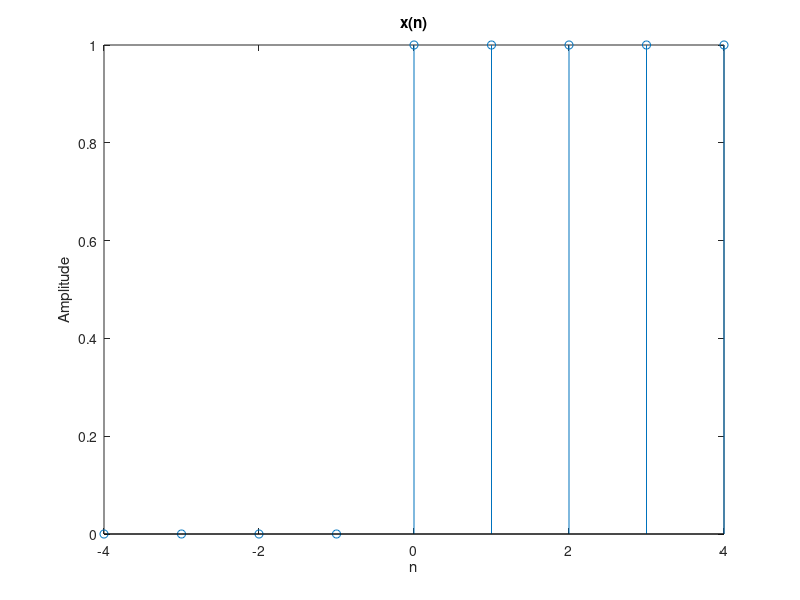
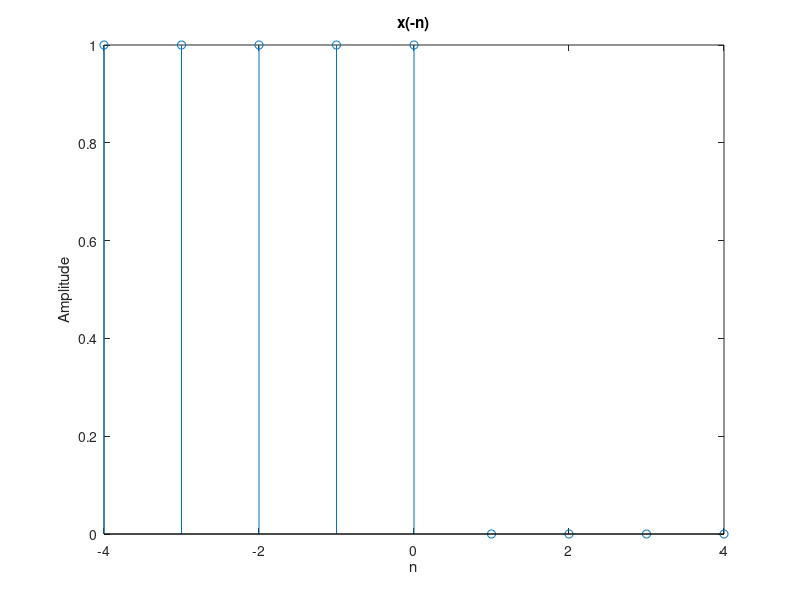

Write the MATLAB code that produced these figures, in order.
%Time Flipping

close all;
clear all;
clc;
x=[0 0 0 0 1 1 1 1 1];
n=-4:4; %for range 4 idhar -ve me 4 +ve me upar wali x ki values
stem(n,x);
title('x(n)');
xlabel('n');
ylabel('Amplitude');
figure
y=fliplr(x);
stem(n,y);
title('x(-n)');
xlabel('n');
ylabel('Amplitude');
